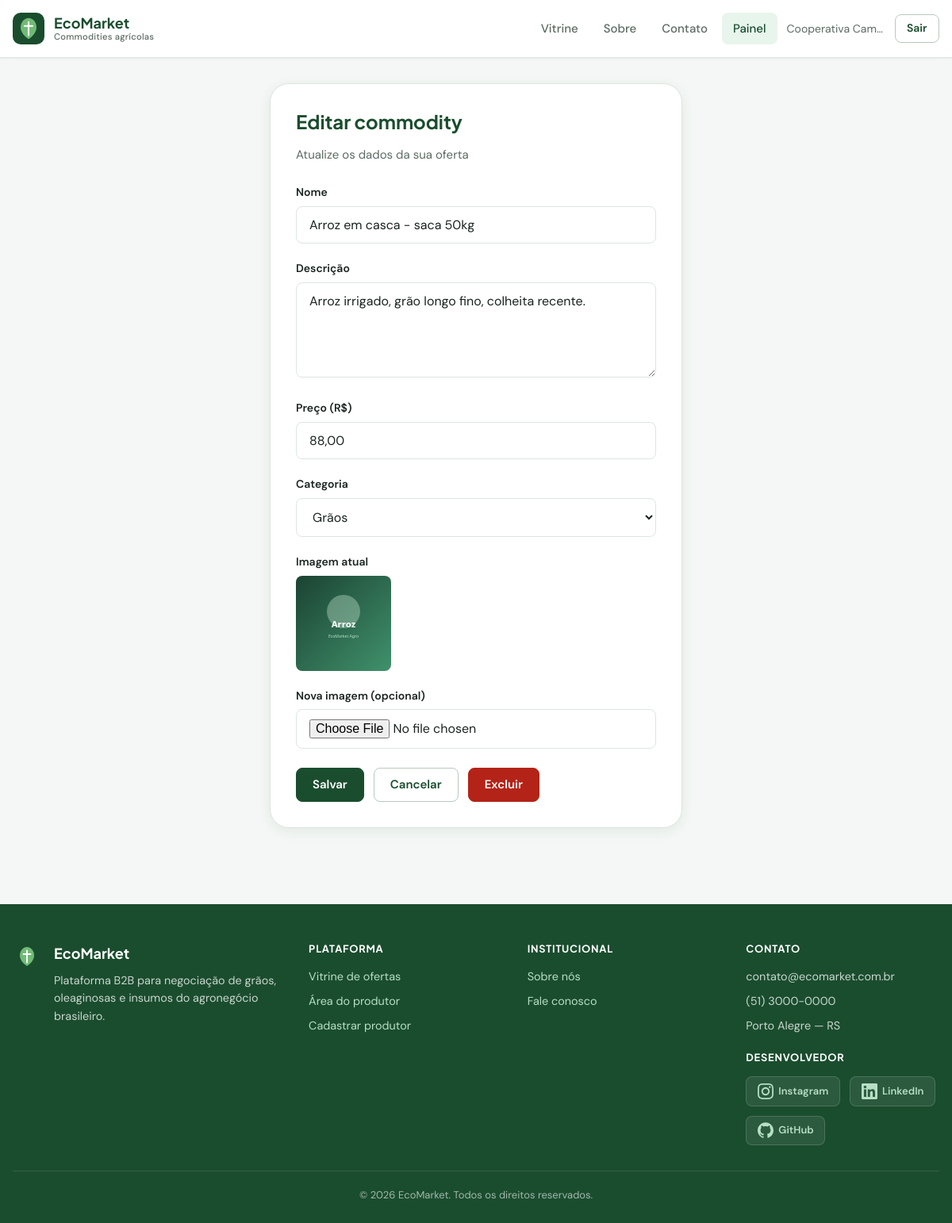
The app's page /alterarProduto.php?id=4 (signed in) with its own data.
### tables this page shows
CREATE TABLE IF NOT EXISTS tbproduto (
    id INT PRIMARY KEY AUTO_INCREMENT,
    nome VARCHAR(200) NOT NULL,
    descricao VARCHAR(200) NOT NULL,
    preco VARCHAR(10) NOT NULL,
    categoria INT NOT NULL,
    link_img VARCHAR(255),
    id_usuario INT NOT NULL,
    FOREIGN KEY (categoria) REFERENCES tbCategorias(id),
    FOREIGN KEY (id_usuario) REFERENCES tbusu(id)
);

### classes/Produto.php (called while the page is built, shortened)
<?php
class Produto {
    private $conn;
    public function __construct($id = null, $nome = null, $descricao = null, $preco = null, $categoria = null, $imagem = null) {
        if ($id !== null && $nome !== null && $descricao !== null && $preco !== null && $categoria !== null) {
            $this->id = $id;
            $this->nome = $nome;
            $this->descricao = $descricao;
            $this->preco = $preco;
            $this->categoria = $categoria;
            $this->imagem = $imagem;
        } else {
            $this->conn = $id;
        }
    }
    public function buscarPorId($id) {
        $query = "SELECT p.id, p.nome, p.descricao, p.preco, c.nome as categoria, p.link_img as imagem
                  FROM tbproduto p
                  JOIN tbCategorias c ON p.categoria = c.id
                  WHERE p.id = ?";
        $stmt = $this->conn->prepare($query);
        $stmt->execute([$id]);
        return $stmt->fetch();
    }
}

### classes/Categoria.php (called while the page is built, shortened)
<?php
class Categoria {
    public function __construct($id, $nome) {
        $this->id = $id;
        $this->nome = $nome;
    }
    public static function buscarTodas() {
        $conn = DataBase::getConnection();
        $sql = 'SELECT id, nome FROM tbCategorias';
        $stmt = $conn->query($sql);
        $categorias = [];
        while ($row = $stmt->fetch()) {
            $categorias[] = new Categoria($row['id'], $row['nome']);
        }
        return $categorias;
    }
}

### alterarProduto.php (the view, shortened to what this page needs)
<?php
include_once './classes/Produto.php';
include_once './classes/Categoria.php';
$db = DataBase::getConnection();
$produtoObj = new Produto($db);
$listaCategorias = Categoria::buscarTodas();
$id = (int) $_GET['id'];
if ($_SERVER['REQUEST_METHOD'] === 'POST') {
    $nome = trim($_POST['nome'] ?? '');
    $descricao = trim($_POST['descricao'] ?? '');
    $preco = str_replace(',', '.', $_POST['preco'] ?? '');
    $categoria = (int) ($_POST['categoria'] ?? 0);
    $novaImagem = null;
    if (isset($_FILES['imagem']) && $_FILES['imagem']['error'] === UPLOAD_ERR_OK) {
        $pastaDestino = 'uploads/';
        if (!is_dir($pastaDestino)) mkdir($pastaDestino, 0755, true);
        $novoNome = time() . '_' . preg_replace('/[^a-zA-Z0-9._-]/', '', basename($_FILES['imagem']['name']));
        $caminhoCompleto = $pastaDestino . $novoNome;
        if (move_uploaded_file($_FILES['imagem']['tmp_name'], $caminhoCompleto)) {
            $novaImagem = $caminhoCompleto;
        }
    }
    if ($produtoObj->atualizar($id, $nome, $descricao, $preco, $categoria, $novaImagem)) {
        header('Location: dashboard.php?msg=editado');
        exit;
    }
    $erro = 'Erro ao editar o produto.';
} else {
    $produto = $produtoObj->buscarPorId($id);
}
require_once 'includes/head.php';
require_once 'includes/navbar.php';
?>
<main class="page-wrap">
    <div class="container container--narrow">
        <div class="form-card">
            <h1>Editar commodity</h1>
            <p class="subtitle">Atualize os dados da sua oferta</p>
            <form method="post" enctype="multipart/form-data" data-preco>
                <div class="form-group">
                    <label for="nome">Nome</label>
                    <input type="text" class="form-control" name="nome" id="nome" value="<?php echo htmlspecialchars($produto['nome']); ?>" required>
                </div>
                <div class="form-group">
                    <label for="descricao">Descrição</label>
                    <textarea class="form-control" name="descricao" id="descricao" rows="4" required><?php echo htmlspecialchars($produto['descricao']); ?></textarea>
                </div>
                <div class="form-group">
                    <label for="preco">Preço (R$)</label>
                    <input type="text" class="form-control" name="preco" id="preco" value="<?php echo htmlspecialchars(str_replace('.', ',', $produto['preco'])); ?>" onkeypress="return validarPreco(event)" oninput="formatarPreco(this)" required>
                </div>
                <div class="form-group">
                    <label for="categoria">Categoria</label>
                    <select class="form-control" name="categoria" id="categoria" required>
                        <?php foreach ($listaCategorias as $cat): ?>
                            <option value="<?php echo $cat->id; ?>" <?php echo ($produto['categoria'] === $cat->nome) ? 'selected' : ''; ?>>
                                <?php echo htmlspecialchars($cat->nome); ?>
                            </option>
                        <?php endforeach; ?>
                    </select>
                </div>
                <?php if (!empty($produto['imagem'])): ?>
                    <div class="form-group">
                        <label>Imagem atual</label>
                        <img src="<?php echo htmlspecialchars($produto['imagem']); ?>" alt="" style="max-height:120px;border-radius:8px;">
                    </div>
                <?php endif; ?>
                <div class="form-group">
                    <label for="imagem">Nova imagem (opcional)</label>
                    <input type="file" class="form-control" name="imagem" id="imagem" accept="image/*">
                </div>
                <div class="form-actions">
                    <button type="submit" class="btn btn--primary">Salvar</button>
                    <a href="dashboard.php" class="btn btn--ghost">Cancelar</a>
                    <a href="deletarProduto.php?id=<?php echo $id; ?>" class="btn btn--danger" onclick="return confirm('Excluir este produto?');">Excluir</a>
                </div>
            </form>
        </div>
    </div>
</main>
<?php require_once 'includes/preco-script.php'; require_once 'includes/footer.php'; ?>

### styles/theme.css (style rules this page uses)
:root { --color-primary: #1a4d2e; --color-primary-hover: #143d24; --color-secondary: #4f9d69; --color-accent: #c9a227; --color-accent-soft: #f5ecd3; --color-bg: #f4f7f5; --color-surface: #ffffff; --color-surface-elevated: #ffffff; --color-border: #dde5e0; --color-border-strong: #b8c9be; --color-text: #1a2420; --color-text-muted: #5c6b63; --color-text-inverse: #ffffff; --color-success: #2e7d4a; --color-success-bg: #e8f5ec; --color-error: #b42318; --color-error-bg: #fef3f2; --color-warning: #92680a; --font-sans: 'DM Sans', system-ui, -apple-system, sans-serif; --font-display: 'Plus Jakarta Sans', var(--font-sans); --radius-sm: 8px; --radius-md: 12px; --radius-lg: 16px; --radius-xl: 24px; --shadow-sm: 0 1px 2px rgba(26, 36, 32, 0.06); --shadow-md: 0 4px 16px rgba(26, 77, 46, 0.08); --shadow-lg: 0 12px 40px rgba(26, 77, 46, 0.12); --header-h: 72px; --container: 1200px; --transition: 0.2s ease; }
*, *::before, *::after { box-sizing: border-box; }
html { scroll-behavior: smooth; }
body { margin: 0; font-family: var(--font-sans); font-size: 1rem; line-height: 1.6; color: var(--color-text); background: var(--color-bg); -webkit-font-smoothing: antialiased; }
img { max-width: 100%; height: auto; display: block; }
a { color: var(--color-primary); text-decoration: none; transition: color var(--transition); }
h1, h2, h3, h4 { font-family: var(--font-display); line-height: 1.25; margin: 0 0 0.5em; color: var(--color-text); }
.page-wrap { min-height: calc(100vh - var(--header-h)); }
.container { width: min(100% - 2rem, var(--container)); margin-inline: auto; padding-block: 2rem; }
.container--narrow { width: min(100% - 2rem, 520px); }
.btn { display: inline-flex; align-items: center; justify-content: center; gap: 0.5rem; padding: 0.625rem 1.25rem; font-family: var(--font-sans); font-size: 0.9375rem; font-weight: 600; line-height: 1.4; border-radius: var(--radius-sm); border: 1px solid transparent; cursor: pointer; transition: all var(--transition); text-decoration: none; }
.btn--primary { background: var(--color-primary); color: var(--color-text-inverse); border-color: var(--color-primary); }
.btn--ghost { background: transparent; color: var(--color-primary); border-color: var(--color-border-strong); }
.btn--danger { background: var(--color-error); color: #fff; border-color: var(--color-error); }
.form-group { margin-bottom: 1.25rem; }
.form-group label { display: block; margin-bottom: 0.4rem; font-size: 0.875rem; font-weight: 600; color: var(--color-text); }
.form-control, input[type="text"], input[type="email"], input[type="password"], input[type="tel"], input[type="file"], select, textarea { width: 100%; padding: 0.75rem 1rem; font-family: inherit; font-size: 1rem; color: var(--color-text); background: var(--color-surface); border: 1px solid var(--color-border); border-radius: var(--radius-sm); transition: border-color var(--transition), box-shadow var(--transition); }
textarea { resize: vertical; min-height: 120px; }
.page-form .form-card { background: var(--color-surface); border: 1px solid var(--color-border); border-radius: var(--radius-xl); padding: 2rem; box-shadow: var(--shadow-md); }
.page-form .form-card h1 { font-size: 1.5rem; color: var(--color-primary); margin-bottom: 0.25rem; }
.page-form .form-card .subtitle { color: var(--color-text-muted); margin-bottom: 1.5rem; font-size: 0.9375rem; }
.form-actions { display: flex; gap: 0.75rem; flex-wrap: wrap; margin-top: 1.5rem; }

### records on screen
tbproduto: nome "Arroz em casca - saca 50kg", descricao "Arroz irrigado, grão longo fino, colheita recente.", preco "88,00", link_img (picture)

### other values on screen
$userName "Cooperativa Cam…"
form field categoria "Grãos"
